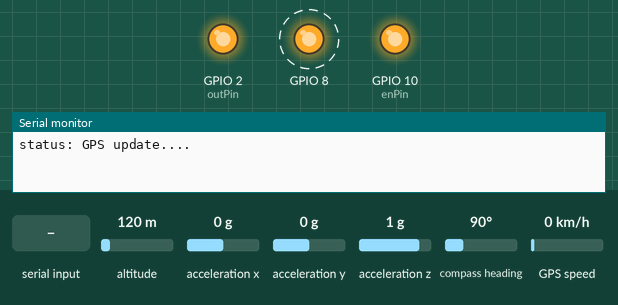
Bench run of a sketch on a simulated ESP32. Parts: output pins drawn as LEDs (lit = HIGH), the last lines printed to the serial monitor. Wiring (inferred from the names in the program): ADXL345 accelerometer at I2C address 0x53. Dashed ring = blinking. The inputs (shaded band) are chosen by the test bench; at power-on: acceleration x 0 g, acceleration y 0 g, altitude 120 m, acceleration z 1 g, compass heading 90°, GPS speed 0 km/h. The GPS gets a fix after 3 s at 37.7749, -122.4194 with 8 satellites; nothing arrives over Bluetooth unless stated; the modem accepts every AT command (registered, SIM ready, sends succeed) and sends nothing else.

Above: at 0.2 s.
1.3 s: acceleration x set to -0.2 g
At 5.17 s:
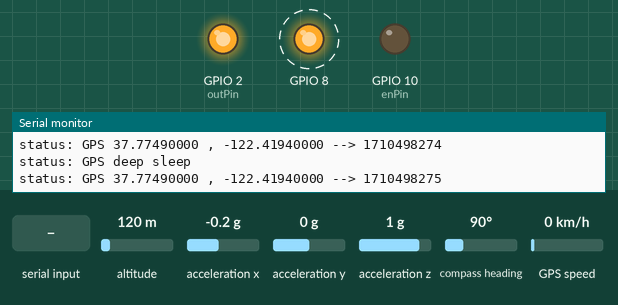
5.3 s: acceleration x set to -0.5 g
At 6.3 s:
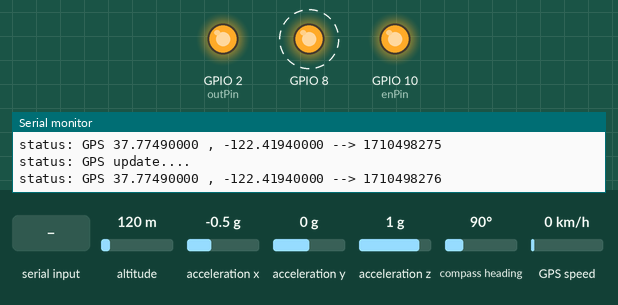
9.2 s: acceleration y set to -0.4 g
12.7 s: acceleration y set to -0.7 g
At 14.25 s:
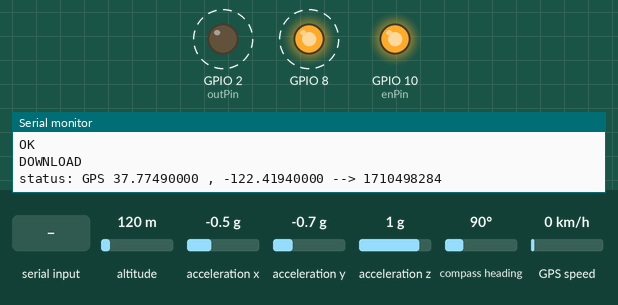
16.2 s: "ERROR\n" received over the second serial link
19.7 s: "+HTTPACTION: 1,200\n" received over the second serial link
Timing chart, 0 to 24.2 s (numbered marks = the images above; inputs shaded):
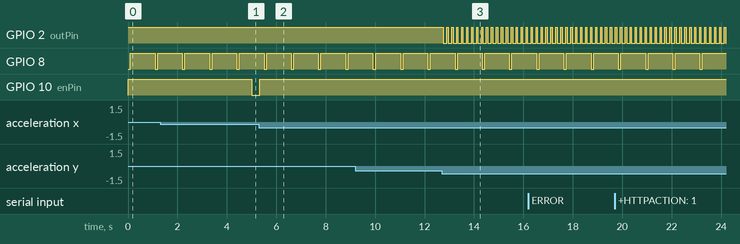

The sketch:

test_all_active_high_v0_2.ino
```cpp
#include "TimeLib.h"
#include <Wire.h>
#include <Adafruit_Sensor.h>
#include <Adafruit_ADXL345_U.h>
#include <TinyGPSPlus.h>

#include <BLEDevice.h>
#include <BLEUtils.h>
#include <BLEScan.h>
#include <BLEAdvertisedDevice.h>

Adafruit_ADXL345_Unified accel = Adafruit_ADXL345_Unified(0x53);
TinyGPSPlus gps;
BLEScan *pBLEScan;

namespace mainFunc {
int wakeupPin = 0;
float thresthold = 2.25;  // m/s^2   เเรงสั่นสะเทือน (Alarm)
float fallDetect = 75.0;  // degrees เเจ้งเตือนการเอียง
int driveStatus;
int process;
bool flag;
uint64_t t0, t1;
}

namespace bluetoothFunc {
String targetAddress1 = "ff:ff:50:00:20:73";  // กุญเเจ 1
String targetAddress2 = "28:9b:a2:70:48:7e";  // กุญเเจ 2 (สำรอง)
int thresthold = -100;                        // dbm    ปรับความเเรงสัญญาณของกุญเเจ
int timeOut = 6000;                           // ms.    หมดเวลารอเช็ค BLE
int scanTime = 2;                             // sec.   เวลาเปิดรอรับสัญญาณ BLE
const int sampleSize = 3;
int rssiArray[sampleSize];
int rssiIndex = 0;
int avgRSSI = -100;
bool state, flag;
uint64_t t0;
}

namespace a7670cFunc {
int rxPin = 5;
int txPin = 6;
int timeOut = 5000;  // ms.      หมดเวลารอรับข้อมูล
RTC_DATA_ATTR int process;
String message, data;
RTC_DATA_ATTR bool state;
uint64_t t0;
}

namespace adxl345Func {
int sdaPin = 7;
int sclPin = 9;
int tUpdate = 100;  // ms. เวลา update adxl345
float data[3];
float magnitude;
uint64_t t0;
}

namespace gpsFunc {
int enPin = 10;
int rxPin = 20;
int txPin = 21;
float thresthold = 0.5;  // m/s^2    เเรงสั่นสะเทือนให้ GPS Update
long timeOut = 180000;   // ms.      หมดเวลารอ GPS Update
bool state;
RTC_DATA_ATTR double locationLat, locationLng;
RTC_DATA_ATTR time_t timeStamp[2];
uint64_t t0, t1;
}

namespace buzzerFunc {
int outPin = 2;
int beepNum;
bool state;
uint64_t t0;
}

namespace ledFunc {
int outPin = 8;
uint64_t t0;
}

namespace sleepFunc {
uint64_t t0;
}

int getMovingAverage(int newRSSI) {
  bluetoothFunc::rssiArray[bluetoothFunc::rssiIndex] = newRSSI;
  bluetoothFunc::rssiIndex = (bluetoothFunc::rssiIndex + 1) % bluetoothFunc::sampleSize;
  long sum = 0;
  for (int i = 0; i < bluetoothFunc::sampleSize; i++) {
    sum += bluetoothFunc::rssiArray[i];
  }
  return sum / bluetoothFunc::sampleSize;
}

class MyAdvertisedDeviceCallbacks : public BLEAdvertisedDeviceCallbacks {
  void onResult(BLEAdvertisedDevice advertisedDevice) {
    String foundAddress = advertisedDevice.getAddress().toString().c_str();
    if (foundAddress == bluetoothFunc::targetAddress1 || foundAddress == bluetoothFunc::targetAddress2) {
      int rawRSSI = advertisedDevice.getRSSI();
      bluetoothFunc::avgRSSI = getMovingAverage(rawRSSI);
      if (bluetoothFunc::avgRSSI > bluetoothFunc::thresthold) {
        bluetoothFunc::flag = true;
        //Serial.printf(">>> Target Device Detected! [RSSI: %d]\n", bluetoothFunc::avgRSSI);
      } else {
        Serial.printf("Device Found (Too Far): %d dBm\n", bluetoothFunc::avgRSSI);
      }
    }
  }
};

void BLEScanTask(void *pvParameters) {
  for (;;) {
    pBLEScan->start(bluetoothFunc::scanTime, false);
    pBLEScan->clearResults();
    vTaskDelay(1000 / portTICK_PERIOD_MS);
  }
}

void setup() {
  Serial.begin(9600, SERIAL_8N1, gpsFunc::rxPin, gpsFunc::txPin);           // gps & debug
  Serial1.begin(115200, SERIAL_8N1, a7670cFunc::rxPin, a7670cFunc::txPin);  // a7670c sim
  Wire.begin(adxl345Func::sdaPin, adxl345Func::sclPin);                     // adxl345

  gpio_hold_dis((gpio_num_t)mainFunc::wakeupPin);
  gpio_hold_dis((gpio_num_t)gpsFunc::enPin);
  gpio_hold_dis((gpio_num_t)ledFunc::outPin);
  gpio_hold_dis((gpio_num_t)buzzerFunc::outPin);

  pinMode(mainFunc::wakeupPin, INPUT_PULLUP);
  pinMode(gpsFunc::enPin, OUTPUT);
  pinMode(ledFunc::outPin, OUTPUT);
  pinMode(buzzerFunc::outPin, OUTPUT);
  digitalWrite(buzzerFunc::outPin, HIGH);

  a7670cFunc::message.reserve(512);

  accel.begin();
  accel.setRange(ADXL345_RANGE_16_G);
  writeRegister(0x24, 0x10);  // ตั้งค่า Threshold (0x04, 0x08, 0x10, 0x20)
  writeRegister(0x27, 0xF0);  // ตั้งค่าตรวจจับ 3 แกน และใช้ AC Mode (หักล้างแรงโน้มถ่วง)
  writeRegister(0x2F, 0x00);  // เลือกให้ Interrupt ออกที่ขา INT1
  writeRegister(0x2E, 0x10);  // เปิดใช้งาน Activity Interrupt
  readRegister(0x30);         //เคลียร์ Interrupt เก่าที่อาจค้างอยู่

  BLEDevice::init("");
  pBLEScan = BLEDevice::getScan();
  pBLEScan->setAdvertisedDeviceCallbacks(new MyAdvertisedDeviceCallbacks());
  pBLEScan->setActiveScan(true);
  pBLEScan->setInterval(100);
  pBLEScan->setWindow(99);

  for (int i = 0; i < bluetoothFunc::sampleSize; i++) {
    bluetoothFunc::rssiArray[i] = -100;
  }
  xTaskCreatePinnedToCore(BLEScanTask, "BLE_Task", 10000, NULL, 1, NULL, 0);

  esp_deep_sleep_enable_gpio_wakeup(1ULL << (gpio_num_t)mainFunc::wakeupPin, ESP_GPIO_WAKEUP_GPIO_HIGH);
}

void loop() {
  mainRun();
  gpsRun();
  adxl345Run();
  a7670cRun();
  buzzerRun();
  ledRun();
  bluetoothRun();
  sleepRun();
}

void mainRun() {
  if (mainFunc::process == 0) {
    mainFunc::t0 = millis();
    mainFunc::process = 1;
  } else if (mainFunc::process == 1) {
    if (millis() - mainFunc::t1 > 2000) {
      mainFunc::t0 = millis();
      mainFunc::process = 2;
    } else if (bluetoothFunc::state) {
      mainFunc::t0 = millis();
      mainFunc::process = 2;
    }
  } else if (mainFunc::process == 2) {
    if (adxl345Func::magnitude >= mainFunc::thresthold) {
      if (bluetoothFunc::state) {
        mainFunc::process = 5;
      } else {
        mainFunc::process = 3;
      }
    }
  } else if (mainFunc::process == 3) {
    buzzerFunc::beepNum = 50;
    Serial.println("status: alarm !!");
    //sentToServer(toJSON(bluetoothFunc::targetAddress1, 1, gpsFunc::locationLat, gpsFunc::locationLng, gpsFunc::timeStamp[0]));
    sentToServer(bluetoothFunc::targetAddress1 + ",1 " + String(gpsFunc::locationLat, 8) + ", " + String(gpsFunc::locationLng, 8) + ", " + String(gpsFunc::timeStamp[0]));

    mainFunc::process = 4;
  } else if (mainFunc::process == 4) {
    if (!buzzerFunc::state) {
      mainFunc::process = 2;
    } else if (bluetoothFunc::state) {
      buzzerFunc::beepNum = 1;
      mainFunc::process = 2;
    }
  } else if (mainFunc::process == 5) {
    Serial.println("status: driving mode");
    mainFunc::t0 = millis();
    mainFunc::process = 6;
  } else if (mainFunc::process == 6) {
    if (bluetoothFunc::state) {
      if (abs(adxl345Func::data[0]) >= (mainFunc::fallDetect * 10.0 / 90.0) || abs(adxl345Func::data[1]) >= (mainFunc::fallDetect * 10.0 / 90.0)) {
        if (millis() - mainFunc::t0 > 3000) {
          Serial.println("status: driving abnormal !!");
          //sentToServer(toJSON(bluetoothFunc::targetAddress1, 2, gpsFunc::locationLat, gpsFunc::locationLng, gpsFunc::timeStamp[0]));
          sentToServer(bluetoothFunc::targetAddress1 + ",2 " + String(gpsFunc::locationLat, 8) + ", " + String(gpsFunc::locationLng, 8) + ", " + String(gpsFunc::timeStamp[0]));

          mainFunc::t0 = millis();
          mainFunc::process = 7;
        }
      } else {
        mainFunc::t0 = millis();
      }
    } else {
      mainFunc::process = 2;
    }
  } else if (mainFunc::process == 7) {
    if (abs(adxl345Func::data[0]) <= (30.0 * 10.0 / 90.0) && abs(adxl345Func::data[1]) <= (30.0 * 10.0 / 90.0)) {
      if (millis() - mainFunc::t0 > 3000) {
        Serial.println("status: driving normal");
        //sentToServer(toJSON(bluetoothFunc::targetAddress1, 3, gpsFunc::locationLat, gpsFunc::locationLng, gpsFunc::timeStamp[0]));
        sentToServer(bluetoothFunc::targetAddress1 + ",3 " + String(gpsFunc::locationLat, 8) + ", " + String(gpsFunc::locationLng, 8) + ", " + String(gpsFunc::timeStamp[0]));

        mainFunc::t0 = millis();
        mainFunc::process = 6;
      }
    } else {
      mainFunc::t0 = millis();
    }
  }
}

void gpsRun() {
  if (abs(adxl345Func::magnitude) >= gpsFunc::thresthold) {
    gpsFunc::state = false;
    gpsFunc::t0 = millis();
    gpsFunc::t1 = millis();
  }

  if (digitalRead(gpsFunc::enPin)) {
    if (millis() - gpsFunc::t1 > gpsFunc::timeOut) {
      digitalWrite(gpsFunc::enPin, LOW);
      gpsFunc::state = true;
    }

    if (gpsFunc::state) {
      if (millis() - gpsFunc::t0 > 5000) {
        digitalWrite(gpsFunc::enPin, LOW);
        Serial.println("status: GPS deep sleep");
      }
      gpsFunc::t1 = millis();
    }
  } else {
    if (!gpsFunc::state) {
      digitalWrite(gpsFunc::enPin, HIGH);
      Serial.println("status: GPS update....");

      gpsFunc::t0 = millis();
      gpsFunc::t1 = millis();
    }
  }

  while (Serial.available() > 0) {
    if (gps.encode(Serial.read())) {
      if (gps.location.isValid() && gps.date.isValid() && gps.time.isValid()) {
        gpsFunc::locationLat = gps.location.lat();
        gpsFunc::locationLng = gps.location.lng();

        tmElements_t te;

        te.Second = gps.time.second();
        te.Hour = gps.time.hour();
        te.Minute = gps.time.minute();
        te.Day = gps.date.day();
        te.Month = gps.date.month();
        te.Year = gps.date.year() - 1970;
        gpsFunc::timeStamp[0] = makeTime(te);

        if (gpsFunc::timeStamp[0] != gpsFunc::timeStamp[1]) {
          gpsFunc::timeStamp[1] = gpsFunc::timeStamp[0];
          gpsFunc::state = true;
          Serial.println("status: GPS " + String(gpsFunc::locationLat, 8) + " , " + String(gpsFunc::locationLng, 8) + " --> " + String(gpsFunc::timeStamp[0]));
        }
      }
    }
  }
}

void adxl345Run() {
  if (millis() - adxl345Func::t0 >= adxl345Func::tUpdate) {
    adxl345Func::t0 = millis();
    sensors_event_t event;
    accel.getEvent(&event);
    adxl345Func::data[0] = event.acceleration.x;
    adxl345Func::data[1] = event.acceleration.y;
    adxl345Func::data[2] = event.acceleration.z;

    //Serial.println(String(adxl345Func::data[0]) + "\t" + String(adxl345Func::data[1]) + "\t" + String(adxl345Func::data[2]));
    adxl345Func::magnitude = sqrt(pow(adxl345Func::data[0], 2) + pow(adxl345Func::data[1], 2) + pow(adxl345Func::data[2], 2)) - 9.81;
  }
}

void sentToServer(String data) {
  if (a7670cFunc::state) {
    a7670cFunc::state = false;
    a7670cFunc::data = data;
    if (a7670cFunc::process == 0) a7670cFunc::process = 1;
    else a7670cFunc::process = 13;
  }
}

String command(int i) {
  String str;
  if (i == 0) str = "AT+HTTPTERM";
  else if (i == 1) str = "AT+HTTPINIT";
  else if (i == 2) str = "AT+CSSLCFG=\"sslversion\",0,4";
  else if (i == 3) str = "AT+CSSLCFG=\"authmode\",0,0";
  else if (i == 4) str = "AT+HTTPPARA=\"URL\",\"http://143.14.200.117/api/track\"";
  //else if (i == 4) str = "AT+HTTPPARA=\"URL\",\"http://webhook.site/16206143-39c3-4d5b-8c14-78b967a7b5f9\"";
  //else if (i == 5) str = "AT+HTTPPARA=\"CONTENT\",\"application/json\"";
  else if (i == 5) str = "AT+HTTPPARA=\"CONTENT\",\"text/plain\"";

  else if (i == 6) str = "AT+HTTPDATA=";
  else if (i == 7) str = "";
  else if (i == 8) str = "AT+HTTPACTION=1";
  else if (i == 9) str = "AT+HTTPREAD=0,500";
  else if (i == 10) str = "AT+CFUN=0";
  else if (i == 11) str = "AT+CFUN=1";
  else if (i == 12) str = "AT+CREG?";
  return str;
}

void a7670cRun() {

  while (Serial1.available()) {
    char inChar = (char)Serial1.read();
    a7670cFunc::message += inChar;
    Serial.print(inChar);
  }

  auto nextProcess = [](int next) {
    a7670cFunc::message = "";
    a7670cFunc::t0 = millis();
    a7670cFunc::process = next;
  };

  if (a7670cFunc::process == 0) {
    a7670cFunc::state = true;
    if (millis() - a7670cFunc::t0 > 10000) {
      Serial.println("status: A7670C deep sleep");
      Serial1.println(command(10));
      nextProcess(12);
    }
  } else if (a7670cFunc::process == 1) {
    Serial1.println(command(0));
    nextProcess(2);
  } else if (a7670cFunc::process == 2) {
    if (a7670cFunc::message.indexOf("OK") > -1) {
      Serial1.println(command(1));
      nextProcess(3);
    } else if (a7670cFunc::message.indexOf("ERROR") > -1) {
      Serial1.println(command(1));
      nextProcess(3);
    } else if (millis() - a7670cFunc::t0 > a7670cFunc::timeOut) {
      Serial1.println(command(1));
      nextProcess(3);
    }
  } else if (a7670cFunc::process == 3) {
    if (a7670cFunc::message.indexOf("OK") > -1) {
      Serial1.println(command(2));
      nextProcess(4);
    } else if (a7670cFunc::message.indexOf("ERROR") > -1) {
      Serial1.println(command(2));
      nextProcess(4);
    } else if (millis() - a7670cFunc::t0 > a7670cFunc::timeOut) {
      Serial1.println(command(2));
      nextProcess(4);
    }
  } else if (a7670cFunc::process == 4) {
    if (a7670cFunc::message.indexOf("OK") > -1) {
      Serial1.println(command(3));
      nextProcess(5);
    } else if (a7670cFunc::message.indexOf("ERROR") > -1) {
      Serial1.println(command(3));
      nextProcess(5);
    } else if (millis() - a7670cFunc::t0 > a7670cFunc::timeOut) {
      Serial1.println(command(3));
      nextProcess(5);
    }
  } else if (a7670cFunc::process == 5) {
    if (a7670cFunc::message.indexOf("OK") > -1) {
      Serial1.println(command(4));
      nextProcess(6);
    } else if (a7670cFunc::message.indexOf("ERROR") > -1) {
      Serial1.println(command(4));
      nextProcess(6);
    } else if (millis() - a7670cFunc::t0 > a7670cFunc::timeOut) {
      Serial1.println(command(4));
      nextProcess(6);
    }
  } else if (a7670cFunc::process == 6) {
    if (a7670cFunc::message.indexOf("OK") > -1) {
      Serial1.println(command(5));
      nextProcess(7);
    } else if (a7670cFunc::message.indexOf("ERROR") > -1) {
      Serial1.println(command(5));
      nextProcess(7);
    } else if (millis() - a7670cFunc::t0 > a7670cFunc::timeOut) {
      Serial1.println(command(5));
      nextProcess(7);
    }
  } else if (a7670cFunc::process == 7) {
    Serial1.println(command(6) + String(a7670cFunc::data.length()) + ",5000");
    nextProcess(8);
  } else if (a7670cFunc::process == 8) {
    if (millis() - a7670cFunc::t0 > a7670cFunc::timeOut) {
      nextProcess(10);
    } else {
      if (a7670cFunc::message.indexOf("DOWNLOAD") > -1) {
        Serial1.print(command(7) + a7670cFunc::data);
        nextProcess(9);
      }
    }
  } else if (a7670cFunc::process == 9) {
    if (millis() - a7670cFunc::t0 > a7670cFunc::timeOut) {
      nextProcess(10);
    } else {
      if (a7670cFunc::message.indexOf("OK") > -1) {
        Serial1.println(command(8));
        nextProcess(10);
      }
    }
  } else if (a7670cFunc::process == 10) {
    if (millis() - a7670cFunc::t0 > a7670cFunc::timeOut + 10000) {
      Serial1.println(command(0));
      nextProcess(11);
    } else {
      if (a7670cFunc::message.indexOf("+HTTPACTION: 1,200") > -1) {
        Serial1.println(command(0));
        nextProcess(11);
      }
    }
  } else if (a7670cFunc::process == 11) {
    if (millis() - a7670cFunc::t0 > a7670cFunc::timeOut) {
      nextProcess(0);
    }
  }


  else if (a7670cFunc::process == 12) {
    // Standby
  } else if (a7670cFunc::process == 13) {
    Serial1.println(command(11));
    nextProcess(14);

  } else if (a7670cFunc::process == 14) {
    if (millis() - a7670cFunc::t0 > a7670cFunc::timeOut) {
      nextProcess(13);
    } else if (a7670cFunc::message.indexOf("OK") > -1) {
      nextProcess(15);
    }
  } else if (a7670cFunc::process == 15) {
    if (a7670cFunc::message.indexOf("+CREG: 0,1") > -1 || a7670cFunc::message.indexOf("+CREG: 0,5") > -1) {
      nextProcess(1);
    }
    if (millis() - a7670cFunc::t0 > 1000) {
      Serial1.println(command(12));
      a7670cFunc::t0 = millis();
    }
  }
}

void buzzerRun() {
  if (buzzerFunc::beepNum) {
    buzzerFunc::state = true;
    if (digitalRead(buzzerFunc::outPin)) {
      if (millis() - buzzerFunc::t0 >= 50) {  // ปรับเวลา ฺBuzzer On
        digitalWrite(buzzerFunc::outPin, LOW);
        buzzerFunc::t0 = millis();
        buzzerFunc::beepNum--;
      }
    } else {
      if (millis() - buzzerFunc::t0 >= 150) {  // ปรับเวลา ฺBuzzer Off
        digitalWrite(buzzerFunc::outPin, HIGH);
        buzzerFunc::t0 = millis();
      }
    }
  } else {
    buzzerFunc::state = false;
  }
}

void ledRun() {
  if (!digitalRead(ledFunc::outPin)) {
    if ((millis() - ledFunc::t0) >= 100) {
      ledFunc::t0 = millis();
      digitalWrite(ledFunc::outPin, HIGH);
    }
  } else {
    if ((millis() - ledFunc::t0) >= 1000) {
      ledFunc::t0 = millis();
      digitalWrite(ledFunc::outPin, LOW);
    }
  }
}

void bluetoothRun() {
  if (bluetoothFunc::state) {
    if (millis() - bluetoothFunc::t0 > bluetoothFunc::timeOut) {
      bluetoothFunc::state = false;
      Serial.println("status: BLE fail.");
      //sentToServer(toJSON(bluetoothFunc::targetAddress1, 0, gpsFunc::locationLat, gpsFunc::locationLng, gpsFunc::timeStamp[0]));
      sentToServer(bluetoothFunc::targetAddress1 + ",0 " + String(gpsFunc::locationLat, 8) + ", " + String(gpsFunc::locationLng, 8) + ", " + String(gpsFunc::timeStamp[0]));

      buzzerFunc::beepNum = 2;
    }
  }
  if (bluetoothFunc::flag) {
    bluetoothFunc::flag = false;
    if (!bluetoothFunc::state) {
      bluetoothFunc::state = true;
      Serial.println("status: BLE OK.");
      buzzerFunc::beepNum = 1;
    }

    bluetoothFunc::t0 = millis();
  }
}

void sleepRun() {
  if (!bluetoothFunc::state && !digitalRead(gpsFunc::enPin) && !buzzerFunc::state && (a7670cFunc::process == 12)) {
    if (millis() - sleepFunc::t0 > 5000) {

      digitalWrite(gpsFunc::enPin, LOW);
      digitalWrite(ledFunc::outPin, HIGH);
      digitalWrite(buzzerFunc::outPin, HIGH);

      gpio_hold_en((gpio_num_t)mainFunc::wakeupPin);
      gpio_hold_en((gpio_num_t)gpsFunc::enPin);
      gpio_hold_en((gpio_num_t)ledFunc::outPin);
      gpio_hold_en((gpio_num_t)buzzerFunc::outPin);

      gpio_deep_sleep_hold_en();

      readRegister(0x30);

      Serial.println("status: ESP32 deep sleep");
      esp_deep_sleep_start();
    }
  } else {
    sleepFunc::t0 = millis();
  }
}

void writeRegister(uint8_t reg, uint8_t val) {
  Wire.beginTransmission(0x53);
  Wire.write(reg);
  Wire.write(val);
  Wire.endTransmission();
}

uint8_t readRegister(uint8_t reg) {
  uint8_t val = 0;
  Wire.beginTransmission(0x53);
  Wire.write(reg);
  Wire.endTransmission();
  Wire.requestFrom(0x53, 1);
  if (Wire.available()) {
    val = Wire.read();
  }
  return val;
}

String toJSON(String mac, int type, double lat, double lng, time_t timeStamp) {
  String jsonData = "{";
  jsonData += "\"address\":\"" + mac + "\",";
  jsonData += "\"type\":" + String(type) + ",";
  jsonData += "\"lat\":" + String(lat, 8) + ",";
  jsonData += "\"lng\":" + String(lng, 8) + ",";
  jsonData += "\"timestamp\":" + String(timeStamp);
  jsonData += "}";
  return jsonData;
}
```

Measured:
- the behaviour switches between -0.3 and -0.4 g on acceleration x (found by bisection; images 1 and 2)
- the behaviour switches between -0.5 and -0.6 g on acceleration y (found by bisection; images 2 and 3)
- after the input at 5.3 s, GPIO 10 (enPin): LOW → HIGH at once
- after the input at 12.7 s, GPIO 2 (outPin): alternates HIGH for 0.05 s and LOW for 0.15 s, starting after 0.05 s
- by itself, GPIO 8: alternates HIGH for 1.0 s and LOW for 0.10 s
